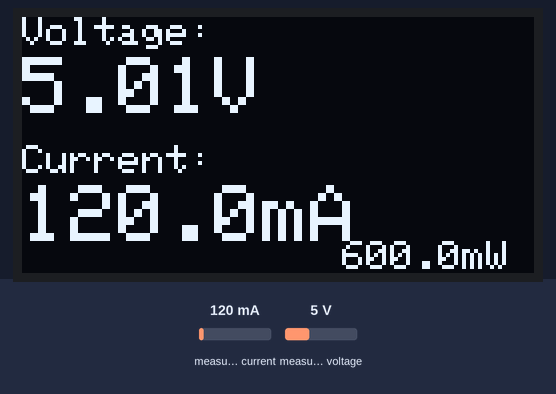
A sketch run on a simulated ESP32. Parts: 128×64 one-colour display. Inputs (shaded band) come from the test bench; at power-on: measured current 120 mA, measured voltage 5 V. WiFi joins after 1.5 s; servers stay silent unless stated; what the sketch prints to the serial monitor is not drawn.

Above: at 2.7 s.
2.8 s: measured current set to 40 mA
At 3.2 s:
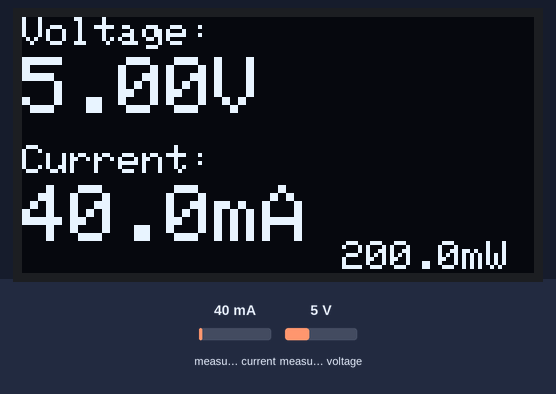
4.4 s: measured voltage set to 1.1 V
At 5.7 s:
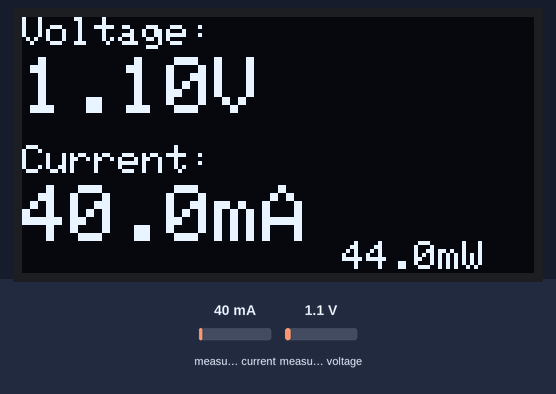
6.0 s: measured voltage set to 0.8 V
At 6.9 s:
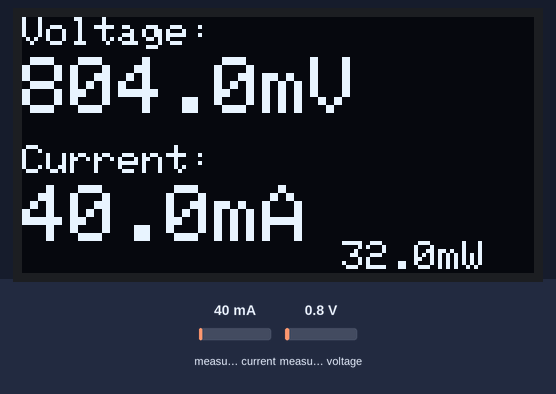
7.6 s: measured current set to 500 mA
At 8.2 s:
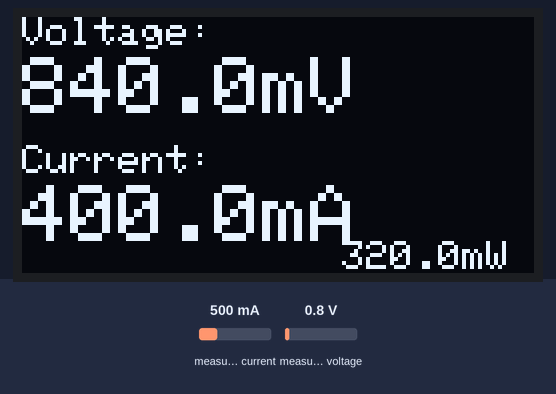
9.2 s: measured voltage set to 3.8 V
At 9.7 s:
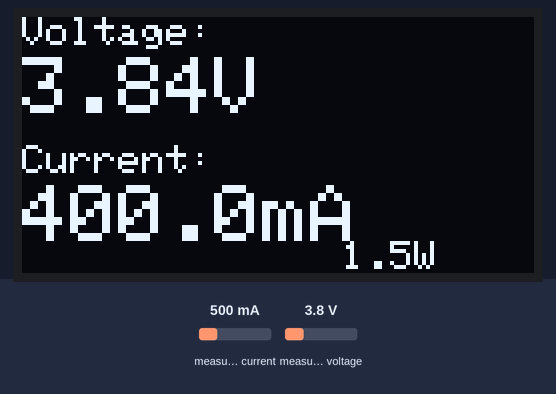
Timing chart, 0 to 11.7 s (numbered marks = the images above; inputs shaded):
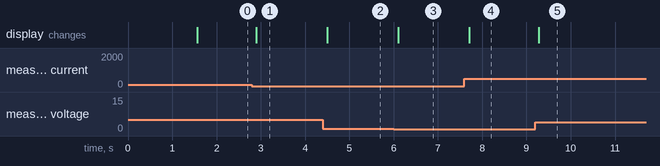

Measured:
- the behaviour switches between 1 and 0.9 V on measured voltage (found by bisection; images 2 and 3)
- after the input at 2.8 s, the display: changes after 0.10 s (image 1)
- after the input at 4.4 s, the display: changes after 0.10 s (image 2)
- after the input at 6.0 s, the display: changes after 0.11 s (image 3)
- after the input at 7.6 s, the display: changes after 0.11 s (image 4)
- after the input at 9.2 s, the display: changes after 0.08 s (image 5)

The sketch:

sketch_current_sense_full.ino
```cpp
#include <Wire.h>
#include <Adafruit_INA219.h>
#include <Adafruit_SSD1306.h>
#include <WiFi.h>
#include <WiFiUdp.h>

// ── Config ──────────────────────────────────────────
const char* SSID     = "";
const char* PASSWORD = "";
const char* LAPTOP_IP = "";  // laptop IP
const int   UDP_PORT  = 5005;
const int   LOG_INTERVAL_MS = 500;  // log every 500ms
// ────────────────────────────────────────────────────

Adafruit_INA219  ina219;
Adafruit_SSD1306 display(128, 64, &Wire, -1);
WiFiUDP          udp;

void setup() {
  Serial.begin(115200);
  Wire.begin(21, 22);

 // INA219
  if (!ina219.begin()) {
    Serial.println("INA219 not found!");
    while (1) delay(10);
  }
  ina219.setCalibration_16V_400mA();  // better resolution for low currents

 // SSD1306
  if (!display.begin(SSD1306_SWITCHCAPVCC, 0x3C)) {
    Serial.println("SSD1306 not found!");
    while (1) delay(10);
  }
  display.clearDisplay();
  display.setTextColor(SSD1306_WHITE);

  // WiFi
  Serial.print("Connecting to WiFi");
  WiFi.begin(SSID, PASSWORD);
  while (WiFi.status() != WL_CONNECTED) {
    delay(500);
    Serial.print(".");
  }
  Serial.println("\nConnected. IP: " + WiFi.localIP().toString());
  udp.begin(UDP_PORT);
}

void displayCurrent(float current_mA) {
  display.setTextSize(2);
  display.setCursor(0, 42);

  if (abs(current_mA) >= 1000) {
    display.print(current_mA / 1000.0, 2);
    display.print("A");
  } else {
    display.print(current_mA, 1);
    display.print("mA");
  }
}

void displayVoltage(float voltage_V) {
  display.setTextSize(2);
  display.setCursor(0, 10);

  if (abs(voltage_V) >= 1) {
    display.print(voltage_V, 2);
    display.print("V");
  } else {
    display.print(voltage_V * 1000.0, 1);
    display.print("mV");
  }
}

void displayPower(float power_mW) {
  display.setTextSize(1);
  display.setCursor(80, 56);

  if(abs(power_mW) >= 1000) {
    display.print(power_mW / 1000.0, 1);
    display.print("W");
  } else {
    display.print(power_mW, 1);
    display.print("mW");
  }
}

unsigned long lastLog = 0;

void loop() {
  float busV = ina219.getBusVoltage_V();
  float current = ina219.getCurrent_mA();
  float power   = ina219.getPower_mW();
  float loadV   = busV + (ina219.getShuntVoltage_mV() / 1000.0);

  // ── OLED display ──
  display.clearDisplay();

  display.setTextSize(1);
  display.setCursor(0, 0);
  display.print("Voltage:");
  displayVoltage(loadV);

  display.setTextSize(1);
  display.setCursor(0, 32);
  display.print("Current:");
  displayCurrent(current);

  displayPower(power);

  display.display();

  // ── WiFi CSV logging ──
  if (millis() - lastLog >= LOG_INTERVAL_MS) {
    String row = String(loadV, 3) + "," +
                 String(current, 2) + "," +
                 String(power, 2);

    udp.beginPacket(LAPTOP_IP, UDP_PORT);
    udp.print(row);
    udp.endPacket();

    lastLog = millis();
  }

  delay(100);
}
```
